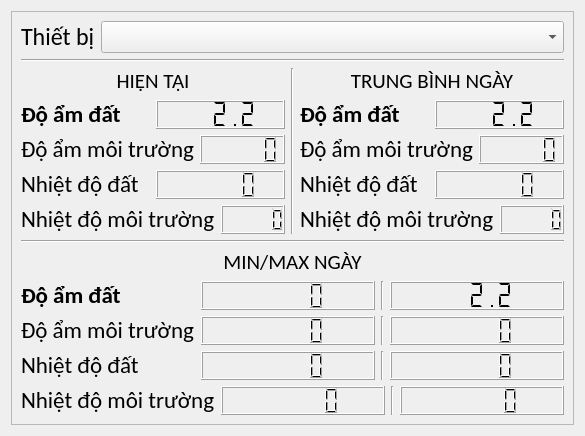
      <widget class="QWidget" name="tab_overview">
       <property name="enabled">
        <bool>true</bool>
       </property>
       <property name="sizePolicy">
        <sizepolicy hsizetype="Preferred" vsizetype="Preferred">
         <horstretch>0</horstretch>
         <verstretch>0</verstretch>
        </sizepolicy>
       </property>
       <property name="minimumSize">
        <size>
         <width>0</width>
         <height>0</height>
        </size>
       </property>
       <property name="toolTip">
        <string>&lt;html&gt;&lt;head/&gt;&lt;body&gt;&lt;p&gt;&lt;br/&gt;&lt;/p&gt;&lt;/body&gt;&lt;/html&gt;</string>
       </property>
       <attribute name="title">
        <string>TỔNG QUAN</string>
       </attribute>
       <layout class="QGridLayout" name="gridLayout_3">
        <item row="0" column="0">
         <widget class="QFrame" name="frame_content_ov">
          <property name="frameShape">
           <enum>QFrame::StyledPanel</enum>
          </property>
          <property name="frameShadow">
           <enum>QFrame::Raised</enum>
          </property>
          <layout class="QGridLayout" name="gridLayout_7">
           <item row="0" column="0">
            <layout class="QVBoxLayout" name="verticalLayout_8">
             <item>
              <layout class="QVBoxLayout" name="verticalLayout">
               <item>
                <layout class="QHBoxLayout" name="horizontalLayout">
                 <item>
                  <widget class="QLabel" name="label">
                   <property name="sizePolicy">
                    <sizepolicy hsizetype="Maximum" vsizetype="Fixed">
                     <horstretch>0</horstretch>
                     <verstretch>0</verstretch>
                    </sizepolicy>
                   </property>
                   <property name="font">
                    <font>
                     <family>Calibri</family>
                     <pointsize>18</pointsize>
                    </font>
                   </property>
                   <property name="text">
                    <string>Thiết bị</string>
                   </property>
                  </widget>
                 </item>
                 <item>
                  <widget class="QComboBox" name="comboBox">
                   <property name="sizePolicy">
                    <sizepolicy hsizetype="Minimum" vsizetype="Fixed">
                     <horstretch>0</horstretch>
                     <verstretch>0</verstretch>
                    </sizepolicy>
                   </property>
                   <property name="font">
                    <font>
                     <pointsize>15</pointsize>
                    </font>
                   </property>
                  </widget>
                 </item>
                </layout>
               </item>
              </layout>
             </item>
             <item>
              <widget class="Line" name="line_10">
               <property name="orientation">
                <enum>Qt::Horizontal</enum>
               </property>
              </widget>
             </item>
             <item>
              <layout class="QHBoxLayout" name="horizontalLayout_45">
               <item>
                <layout class="QVBoxLayout" name="verticalLayout_2">
                 <item>
                  <widget class="QLabel" name="label_6">
                   <property name="sizePolicy">
                    <sizepolicy hsizetype="Minimum" vsizetype="Preferred">
                     <horstretch>0</horstretch>
                     <verstretch>0</verstretch>
                    </sizepolicy>
                   </property>
                   <property name="font">
                    <font>
                     <family>Calibri</family>
                     <pointsize>16</pointsize>
                    </font>
                   </property>
                   <property name="text">
                    <string>HIỆN TẠI</string>
                   </property>
                   <property name="alignment">
                    <set>Qt::AlignCenter</set>
                   </property>
                  </widget>
                 </item>
                 <item>
                  <layout class="QHBoxLayout" name="horizontalLayout_3">
                   <item>
                    <widget class="QLabel" name="label_4">
                     <property name="font">
                      <font>
                       <family>Calibri</family>
                       <pointsize>17</pointsize>
                       <weight>75</weight>
                       <bold>true</bold>
                      </font>
                     </property>
                     <property name="text">
                      <string>Độ ẩm đất</string>
                     </property>
                    </widget>
                   </item>
                   <item>
                    <widget class="QLCDNumber" name="lcdNumber">
                     <property name="font">
                      <font>
                       <weight>50</weight>
                       <bold>false</bold>
                      </font>
                     </property>
                     <property name="smallDecimalPoint">
                      <bool>false</bool>
                     </property>
                     <property name="segmentStyle">
                      <enum>QLCDNumber::Flat</enum>
                     </property>
                     <property name="value" stdset="0">
                      <double>2.200000000000000</double>
                     </property>
                    </widget>
                   </item>
                  </layout>
                 </item>
                 <item>
                  <layout class="QHBoxLayout" name="horizontalLayout_2">
                   <item>
                    <widget class="QLabel" name="label_2">
                     <property name="font">
                      <font>
                       <family>Calibri</family>
                       <pointsize>17</pointsize>
                      </font>
                     </property>
                     <property name="text">
                      <string>Độ ẩm môi trường</string>
                     </property>
                    </widget>
                   </item>
                   <item>
                    <widget class="QLCDNumber" name="lcdNumber_13"/>
                   </item>
                  </layout>
                 </item>
                 <item>
                  <layout class="QHBoxLayout" name="horizontalLayout_4">
                   <item>
                    <widget class="QLabel" name="label_3">
                     <property name="font">
                      <font>
                       <family>Calibri</family>
                       <pointsize>17</pointsize>
                      </font>
                     </property>
                     <property name="text">
                      <string>Nhiệt độ đất</string>
                     </property>
                    </widget>
                   </item>
                   <item>
                    <widget class="QLCDNumber" name="lcdNumber_2"/>
                   </item>
                  </layout>
                 </item>
                 <item>
                  <layout class="QHBoxLayout" name="horizontalLayout_5">
                   <item>
                    <widget class="QLabel" name="label_5">
                     <property name="font">
                      <font>
                       <family>Calibri</family>
                       <pointsize>17</pointsize>
                      </font>
                     </property>
                     <property name="text">
                      <string>Nhiệt độ môi trường</string>
                     </property>
                    </widget>
                   </item>
                   <item>
                    <widget class="QLCDNumber" name="lcdNumber_3"/>
                   </item>
                  </layout>
                 </item>
                </layout>
               </item>
               <item>
                <widget class="Line" name="line_9">
                 <property name="orientation">
                  <enum>Qt::Vertical</enum>
                 </property>
                </widget>
               </item>
               <item>
                <layout class="QVBoxLayout" name="verticalLayout_5">
                 <item>
                  <widget class="QLabel" name="label_24">
                   <property name="font">
                    <font>
                     <family>Calibri</family>
                     <pointsize>16</pointsize>
                    </font>
                   </property>
                   <property name="text">
                    <string>TRUNG BÌNH NGÀY</string>
                   </property>
                   <property name="alignment">
                    <set>Qt::AlignCenter</set>
                   </property>
                  </widget>
                 </item>
                 <item>
                  <layout class="QHBoxLayout" name="horizontalLayout_21">
                   <item>
                    <widget class="QLabel" name="label_26">
                     <property name="font">
                      <font>
                       <family>Calibri</family>
                       <pointsize>17</pointsize>
                       <weight>75</weight>
                       <bold>true</bold>
                      </font>
                     </property>
                     <property name="text">
                      <string>Độ ẩm đất</string>
                     </property>
                    </widget>
                   </item>
                   <item>
                    <widget class="QLCDNumber" name="lcdNumber_4">
                     <property name="font">
                      <font>
                       <weight>50</weight>
                       <bold>false</bold>
                      </font>
                     </property>
                     <property name="smallDecimalPoint">
                      <bool>false</bool>
                     </property>
                     <property name="segmentStyle">
                      <enum>QLCDNumber::Flat</enum>
                     </property>
                     <property name="value" stdset="0">
                      <double>2.200000000000000</double>
                     </property>
                    </widget>
                   </item>
                  </layout>
                 </item>
                 <item>
                  <layout class="QHBoxLayout" name="horizontalLayout_24">
                   <item>
                    <widget class="QLabel" name="label_22">
                     <property name="font">
                      <font>
                       <family>Calibri</family>
                       <pointsize>17</pointsize>
                      </font>
                     </property>
                     <property name="text">
                      <string>Độ ẩm môi trường</string>
                     </property>
                    </widget>
                   </item>
                   <item>
                    <widget class="QLCDNumber" name="lcdNumber_14"/>
                   </item>
                  </layout>
                 </item>
                 <item>
                  <layout class="QHBoxLayout" name="horizontalLayout_22">
                   <item>
                    <widget class="QLabel" name="label_25">
                     <property name="font">
                      <font>
                       <family>Calibri</family>
                       <pointsize>17</pointsize>
                      </font>
                     </property>
                     <property name="text">
                      <string>Nhiệt độ đất</string>
                     </property>
                    </widget>
                   </item>
                   <item>
                    <widget class="QLCDNumber" name="lcdNumber_5"/>
                   </item>
                  </layout>
                 </item>
                 <item>
                  <layout class="QHBoxLayout" name="horizontalLayout_23">
                   <item>
                    <widget class="QLabel" name="label_27">
                     <property name="font">
                      <font>
                       <family>Calibri</family>
                       <pointsize>17</pointsize>
                      </font>
                     </property>
                     <property name="text">
                      <string>Nhiệt độ môi trường</string>
                     </property>
                    </widget>
                   </item>
                   <item>
                    <widget class="QLCDNumber" name="lcdNumber_6"/>
                   </item>
                  </layout>
                 </item>
                </layout>
               </item>
              </layout>
             </item>
             <item>
              <layout class="QVBoxLayout" name="verticalLayout_7">
               <item>
                <widget class="Line" name="line_5">
                 <property name="orientation">
                  <enum>Qt::Horizontal</enum>
                 </property>
                </widget>
               </item>
               <item>
                <widget class="QLabel" name="label_49">
                 <property name="font">
                  <font>
                   <family>Calibri</family>
                   <pointsize>16</pointsize>
                  </font>
                 </property>
                 <property name="text">
                  <string>MIN/MAX NGÀY</string>
                 </property>
                 <property name="alignment">
                  <set>Qt::AlignCenter</set>
                 </property>
                </widget>
               </item>
               <item>
                <layout class="QHBoxLayout" name="horizontalLayout_27">
                 <item>
                  <widget class="QLabel" name="label_50">
                   <property name="font">
                    <font>
                     <family>Calibri</family>
                     <pointsize>17</pointsize>
                     <weight>75</weight>
                     <bold>true</bold>
                    </font>
                   </property>
                   <property name="text">
                    <string>Độ ẩm đất</string>
                   </property>
                  </widget>
                 </item>
                 <item>
                  <widget class="QLCDNumber" name="lcdNumber_7"/>
                 </item>
                 <item>
                  <widget class="Line" name="line_6">
                   <property name="orientation">
                    <enum>Qt::Vertical</enum>
                   </property>
                  </widget>
                 </item>
                 <item>
                  <widget class="QLCDNumber" name="lcdNumber_10">
                   <property name="font">
                    <font>
                     <weight>50</weight>
                     <bold>false</bold>
                    </font>
                   </property>
                   <property name="smallDecimalPoint">
                    <bool>false</bool>
                   </property>
                   <property name="segmentStyle">
                    <enum>QLCDNumber::Flat</enum>
                   </property>
                   <property name="value" stdset="0">
                    <double>2.200000000000000</double>
                   </property>
                  </widget>
                 </item>
                </layout>
               </item>
               <item>
                <layout class="QHBoxLayout" name="horizontalLayout_25">
                 <item>
                  <widget class="QLabel" name="label_28">
                   <property name="font">
                    <font>
                     <family>Calibri</family>
                     <pointsize>17</pointsize>
                    </font>
                   </property>
                   <property name="text">
                    <string>Độ ẩm môi trường</string>
                   </property>
                  </widget>
                 </item>
                 <item>
                  <widget class="QLCDNumber" name="lcdNumber_16"/>
                 </item>
                 <item>
                  <widget class="Line" name="line_3">
                   <property name="orientation">
                    <enum>Qt::Vertical</enum>
                   </property>
                  </widget>
                 </item>
                 <item>
                  <widget class="QLCDNumber" name="lcdNumber_15"/>
                 </item>
                </layout>
               </item>
               <item>
                <layout class="QHBoxLayout" name="horizontalLayout_28">
                 <item>
                  <widget class="QLabel" name="label_51">
                   <property name="font">
                    <font>
                     <family>Calibri</family>
                     <pointsize>17</pointsize>
                    </font>
                   </property>
                   <property name="text">
                    <string>Nhiệt độ đất</string>
                   </property>
                  </widget>
                 </item>
                 <item>
                  <widget class="QLCDNumber" name="lcdNumber_8"/>
                 </item>
                 <item>
                  <widget class="Line" name="line_7">
                   <property name="orientation">
                    <enum>Qt::Vertical</enum>
                   </property>
                  </widget>
                 </item>
                 <item>
                  <widget class="QLCDNumber" name="lcdNumber_11"/>
                 </item>
                </layout>
               </item>
               <item>
                <layout class="QHBoxLayout" name="horizontalLayout_44">
                 <item>
                  <widget class="QLabel" name="label_52">
                   <property name="font">
                    <font>
                     <family>Calibri</family>
                     <pointsize>17</pointsize>
                    </font>
                   </property>
                   <property name="text">
                    <string>Nhiệt độ môi trường</string>
                   </property>
                  </widget>
                 </item>
                 <item>
                  <widget class="QLCDNumber" name="lcdNumber_9"/>
                 </item>
                 <item>
                  <widget class="Line" name="line_8">
                   <property name="orientation">
                    <enum>Qt::Vertical</enum>
                   </property>
                  </widget>
                 </item>
                 <item>
                  <widget class="QLCDNumber" name="lcdNumber_12"/>
                 </item>
                </layout>
               </item>
              </layout>
             </item>
            </layout>
           </item>
          </layout>
         </widget>
        </item>
       </layout>
      </widget>
